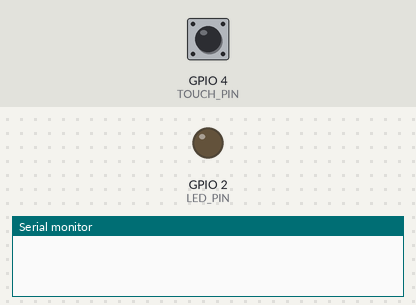
Simulated run of this sketch. Board: ESP32. Shown: output pins drawn as LEDs (lit = HIGH), the last lines printed to the serial monitor. The test bench sets the inputs (shaded band); at power-on: GPIO 4 (TOUCH_PIN) HIGH.

Above: at 0.0 s.
At 1.1 s:
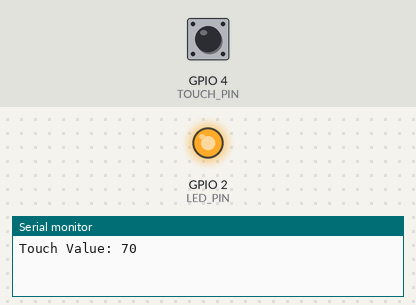
Timing chart, 0 to 2.6 s (numbered marks = the images above):
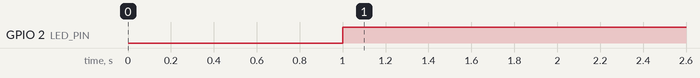

The sketch:

lab03.ino
```cpp
// 定义触摸引脚 (T0对应GPIO4)
#define TOUCH_PIN 4
// 定义LED引脚 (ESP32 DevKit板载LED通常是GPIO2)
#define LED_PIN 2
// 中断模式设置：0为轮询模式，1为中断模式
#define EXT_ISR_MODE 1

// 阈值，需要通过串口监视器观察并调整
int threshold = 600;
// 触摸值
int touchValue;

void setup() {
  Serial.begin(115200);
  delay(1000); // 等待串口稳定

  pinMode(LED_PIN, OUTPUT);
}

void loop() {
  touchValue = touchRead(TOUCH_PIN);
  Serial.print("Touch Value: ");
  Serial.println(touchValue);

  // 简单的阈值判断逻辑
  if (touchValue < threshold) {
    digitalWrite(LED_PIN, HIGH); // 触摸时，值变小，LED亮
  } else {
    digitalWrite(LED_PIN, LOW);  // 未触摸，LED灭
  }

  delay(100);
}
```

Measured:
- by itself, GPIO 2 (LED_PIN): LOW → HIGH at 1.0 s
